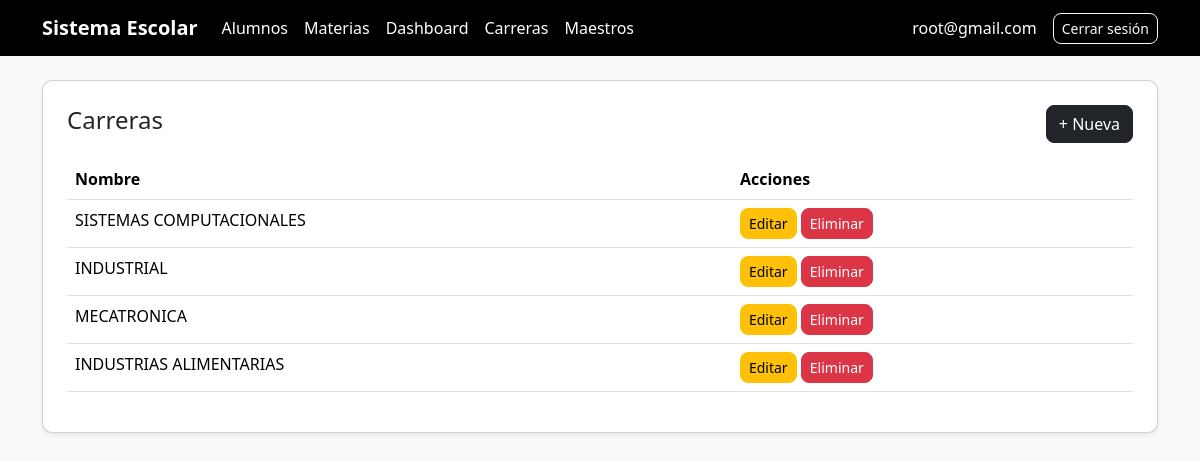
The app's page /alumnos/carreras/ (signed in), older data.
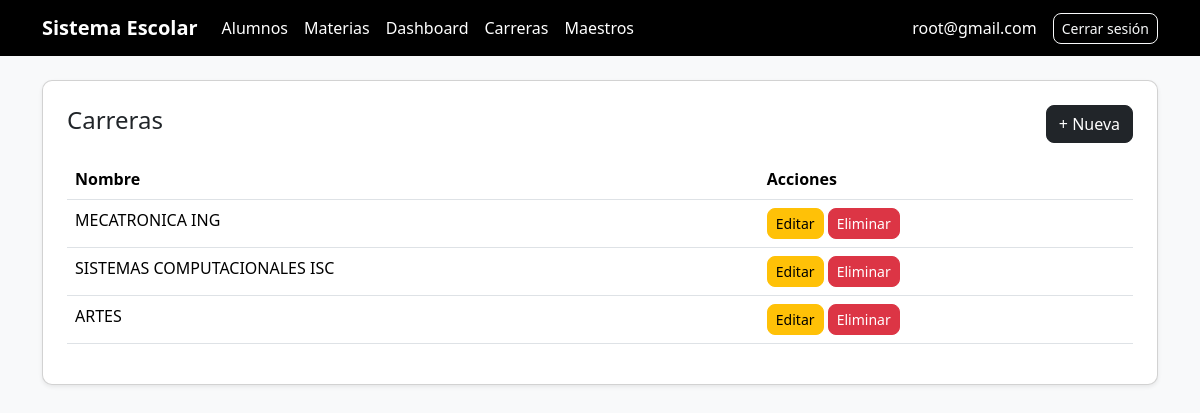
The same page, newer data.
### alumnos/models.py (models this page shows, shortened)
class Carrera(models.Model):
    nombre = models.CharField(max_length=100)

### alumnos/views.py (the view)
# urls.py: path('carreras/', views.lista_carreras, name='lista_carreras'),
@login_required
def lista_carreras(request):
    carreras = Carrera.objects.all()
    return render(request, 'alumnos/lista_carreras.html', {
        'carreras': carreras
    })

### alumnos/context_processors.py (called while the page is built)
def roles_usuario(request):
    user = request.user
    if user.is_authenticated:
        return {
            'es_admin': user.is_superuser or user.groups.filter(name='admin').exists(),
            'es_maestro': user.groups.filter(name='maestro').exists(),
            'es_alumno': user.groups.filter(name='alumno').exists(),
        }
    return {}

### alumnos/templates/alumnos/lista_carreras.html (shortened to what this page needs)
{% extends 'base.html' %}
{% block content %}
<div class="card p-4 shadow-sm">
    <div class="d-flex justify-content-between align-items-center mb-3">
        <h4>Carreras</h4>
        <a href="{% url 'crear_carrera' %}" class="btn btn-dark">+ Nueva</a>
    </div>
    <table class="table table-hover">
        <thead>
            <tr>
                <th>Nombre</th>
                <th>Acciones</th>
            </tr>
        </thead>
        <tbody>
            {% for carrera in carreras %}
            <tr>
                <td>{{ carrera.nombre }}</td>
                <td>
                    <button
                        class="btn btn-warning btn-sm"
                        onclick="abrirModalEditarCarrera({{ carrera.id }})">
                        Editar
                    </button>
                    {% if request.user.is_superuser %}
                    <button
                        class="btn btn-danger btn-sm"
                        data-id="{{ carrera.id }}"
                        onclick="confirmarEliminarCarrera(this)">
                        Eliminar
                    </button>
                    {% endif %}
                </td>
            </tr>
            {% empty %}
            <tr>
                <td colspan="2">No hay carreras</td>
            </tr>
            {% endfor %}
        </tbody>
    </table>
</div>
{% endblock %}

Row changes from the older to the newer data that the page shows:
removed Carrera: nombre "SISTEMAS COMPUTACIONALES"
removed Carrera: nombre "INDUSTRIAL"
removed Carrera: nombre "INDUSTRIAS ALIMENTARIAS"
changed Carrera: nombre "MECATRONICA" → "MECATRONICA ING"
added Carrera: nombre "SISTEMAS COMPUTACIONALES ISC"
added Carrera: nombre "ARTES"
